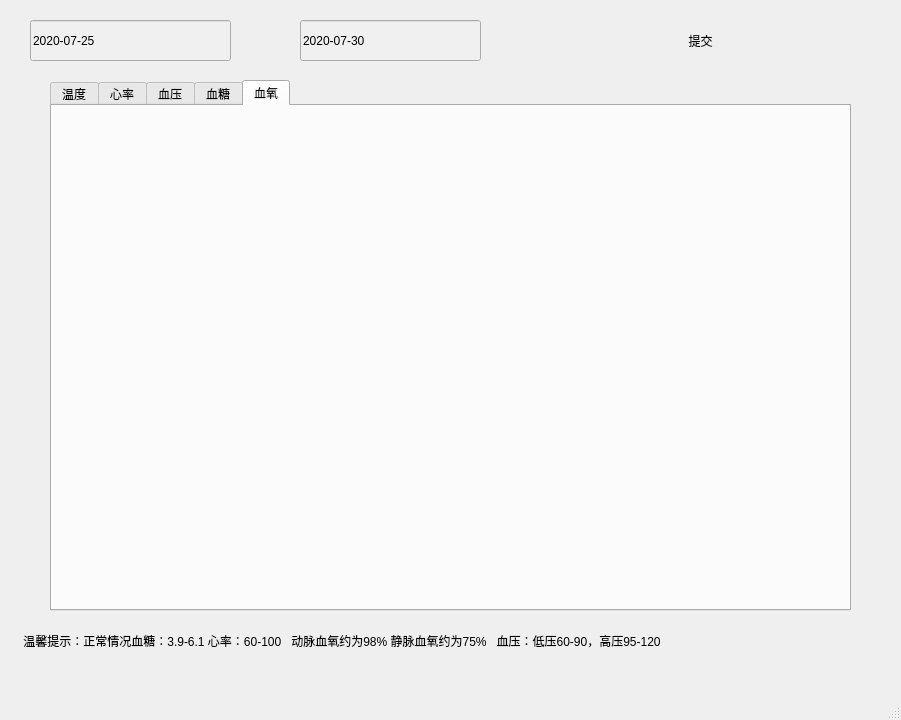
<?xml version="1.0" encoding="UTF-8"?>
<ui version="4.0">
 <class>ChatWindow</class>
 <widget class="QMainWindow" name="ChatWindow">
  <property name="geometry">
   <rect>
    <x>0</x>
    <y>0</y>
    <width>901</width>
    <height>720</height>
   </rect>
  </property>
  <property name="windowTitle">
   <string>MainWindow</string>
  </property>
  <widget class="QWidget" name="centralwidget">
   <widget class="QLineEdit" name="startDate">
    <property name="geometry">
     <rect>
      <x>30</x>
      <y>20</y>
      <width>201</width>
      <height>41</height>
     </rect>
    </property>
    <property name="styleSheet">
     <string notr="true">background-color : rgb(240,240,240);
color : rgb(0,0,0);
border-color: : transparent;</string>
    </property>
    <property name="text">
     <string>2020-07-25</string>
    </property>
   </widget>
   <widget class="QLineEdit" name="endDate">
    <property name="geometry">
     <rect>
      <x>300</x>
      <y>20</y>
      <width>181</width>
      <height>41</height>
     </rect>
    </property>
    <property name="styleSheet">
     <string notr="true">background-color : rgb(240,240,240);
color : rgb(0,0,0);
border-color: : transparent;</string>
    </property>
    <property name="text">
     <string>2020-07-30</string>
    </property>
   </widget>
   <widget class="QPushButton" name="pushButton">
    <property name="geometry">
     <rect>
      <x>630</x>
      <y>20</y>
      <width>141</width>
      <height>41</height>
     </rect>
    </property>
    <property name="styleSheet">
     <string notr="true">QPushButton{
                   background-color:rbga(64,66,68,80);;
                   border-style:outset;                                                             
                   border-radius:5px;                     
                   font: 75 15pt &quot;华文行楷&quot;;           
                   padding:6px;
                   }

                   QPushButton:pressed{
                   background-color:rgba(100,100,100,180);
                   border-color:rgba(100,100,100,30);
                   border-style:inset;
                   }
                   QPushButton:hover{
                   background-color:rbga(64,66,68,80);;
                   color:rgba(255,255,255,200);
}
</string>
    </property>
    <property name="text">
     <string>提交</string>
    </property>
   </widget>
   <widget class="QTabWidget" name="tabWidget">
    <property name="geometry">
     <rect>
      <x>50</x>
      <y>80</y>
      <width>801</width>
      <height>531</height>
     </rect>
    </property>
    <property name="currentIndex">
     <number>4</number>
    </property>
    <widget class="QWidget" name="tab">
     <attribute name="title">
      <string>温度</string>
     </attribute>
     <layout class="QHBoxLayout" name="horizontalLayout">
      <item>
       <widget class="QtCharts::QChartView" name="temperatureWidget" native="true"/>
      </item>
     </layout>
    </widget>
    <widget class="QWidget" name="tab_2">
     <attribute name="title">
      <string>心率</string>
     </attribute>
     <layout class="QHBoxLayout" name="horizontalLayout_2">
      <item>
       <widget class="QtCharts::QChartView" name="heartRateWidget" native="true"/>
      </item>
     </layout>
    </widget>
    <widget class="QWidget" name="tab_4">
     <attribute name="title">
      <string>血压</string>
     </attribute>
     <layout class="QHBoxLayout" name="horizontalLayout_3">
      <item>
       <widget class="QtCharts::QChartView" name="bloodPresureWidget" native="true"/>
      </item>
     </layout>
    </widget>
    <widget class="QWidget" name="tab_5">
     <attribute name="title">
      <string>血糖</string>
     </attribute>
     <layout class="QHBoxLayout" name="horizontalLayout_4">
      <item>
       <widget class="QtCharts::QChartView" name="bloodGluseWidget" native="true"/>
      </item>
     </layout>
    </widget>
    <widget class="QWidget" name="tab_3">
     <attribute name="title">
      <string>血氧</string>
     </attribute>
     <layout class="QHBoxLayout" name="horizontalLayout_5">
      <item>
       <widget class="QtCharts::QChartView" name="bloodOxygenWidget" native="true"/>
      </item>
     </layout>
    </widget>
   </widget>
   <widget class="QLabel" name="label">
    <property name="geometry">
     <rect>
      <x>20</x>
      <y>620</y>
      <width>861</width>
      <height>41</height>
     </rect>
    </property>
    <property name="styleSheet">
     <string notr="true">backgroud-color: rgb(65,65,65);
color: rgb(0,0,0);</string>
    </property>
    <property name="text">
     <string> 温馨提示：正常情况血糖：3.9-6.1 心率：60-100   动脉血氧约为98% 静脉血氧约为75%   血压：低压60-90，高压95-120</string>
    </property>
   </widget>
  </widget>
  <widget class="QMenuBar" name="menubar">
   <property name="geometry">
    <rect>
     <x>0</x>
     <y>0</y>
     <width>901</width>
     <height>26</height>
    </rect>
   </property>
  </widget>
  <widget class="QStatusBar" name="statusbar"/>
 </widget>
 <customwidgets>
  <customwidget>
   <class>QtCharts::QChartView</class>
   <extends>QWidget</extends>
   <header>qchartview.h</header>
   <container>1</container>
  </customwidget>
 </customwidgets>
 <resources/>
 <connections/>
</ui>
